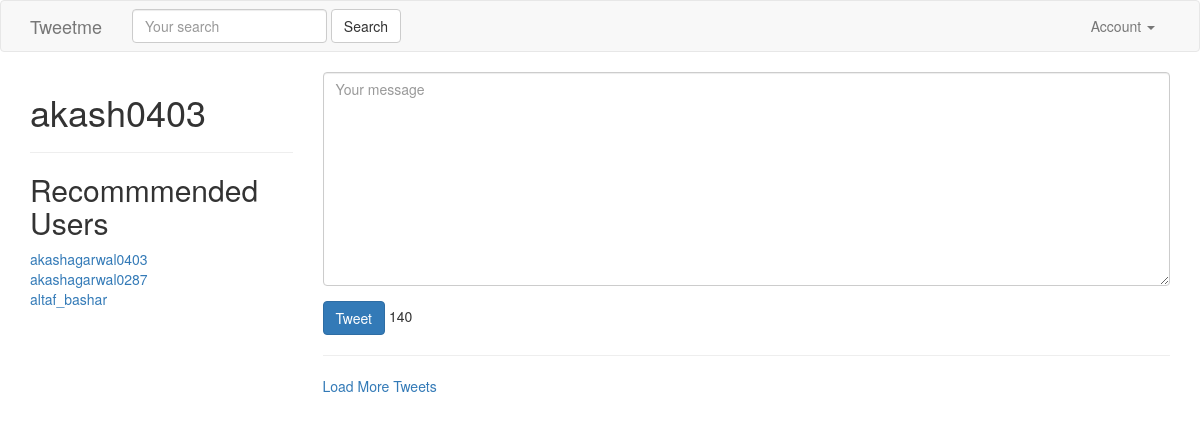
Before: / (signed in) with the older database file.
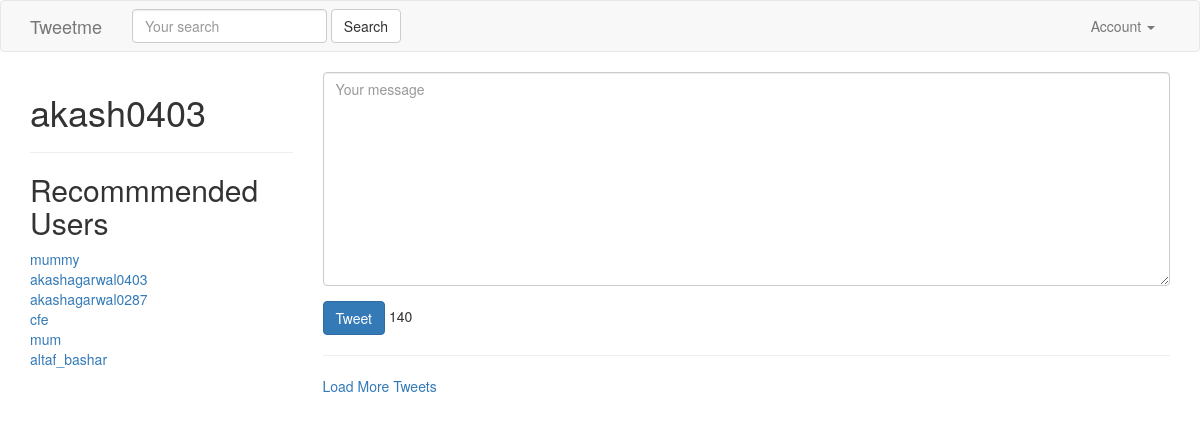
After: the same page with the newer database file.
### accounts/models.py (models this page shows, shortened)
class UserModel(models.Model):
    user = models.OneToOneField(settings.AUTH_USER_MODEL , related_name="profile" , on_delete=models.CASCADE)
    following = models.ManyToManyField(settings.AUTH_USER_MODEL , related_name="followed_by" , blank=True)
    objects = UserProfileManager()
    def get_following(self):
        users = self.following.all()
        return users.exclude(username = self.user.username)
    def get_absolute_url(self):
        return reverse("profile:user_profile" , kwargs={"username" : self.user.username})

### tweets/views.py (the view)
# urls.py: url(r'^$', TweetListView.as_view() , name="home"),
class TweetListView(LoginRequiredMixin , ListView):
    queryset = Tweet.objects.all()
    template_name  = "tweet/list_view.html"
    context_object_name = "object_list"
    def get_queryset(self,*args,**kwargs):
        qs = Tweet.objects.all()
        query = self.request.GET.get('q',None)
        if query is not None:
            qs = qs.filter(
                Q(content__icontains=query) |
                Q(user__username__icontains=query)
            )
        return qs
    def get_context_data(self , *args , **kwargs):
        context = super().get_context_data(*args,**kwargs)
        context['create_form'] = TweetForm()
        context['create_url'] = reverse("tweets:create_view")
        context['recommended_users'] = UserModel.objects.recommended(self.request.user , 10)
        return context

### tweets/forms.py
class TweetForm(forms.ModelForm):
    content = forms.CharField(label='',
                widget=forms.Textarea(
                        attrs={'placeholder': "Your message",
                            "class": "form-control"}
                    ))
    class Meta:
        model = Tweet
        fields = ['content']

### accounts/models.py (called while the page is built)
    def recommended(self , user , limit_to):
        profile = user.profile
        following = profile.get_following()
        qs = self.get_queryset().exclude(user__in=following).exclude(id=profile.id).order_by("?")[:limit_to]
        return qs

### tweets/templates/tweet/list_view.html (shortened to what this page needs)
{% extends "base.html" %}
{% block content %}
    <div class='row'>
        <div class='col-sm-3 col-xs-12'>
        <h1>{{ request.user }}</h1>
        <hr/>
        <h2>Recommmended Users</h2>
        {% for profile in recommended_users %}
            <a href='/{{ profile.user.username }}'>{{ profile.user.username }}</a><br/>
            {% empty %}
            <h4>No recommended user</h4>
        {% endfor %}
        </div>
        <div class='col-sm-9 '>
             {% if not request.GET.q %}
                <div class=''>
                    {% include "tweet/form.html" with form=create_form action_url=create_url btn_title='Tweet' form_class='tweet-form' %}
                </div>
                <hr/>
            {% endif %}
            <a href='#' id='loadmore'>Load More Tweets</a>
        </div>
    </div>
{% endblock content %}

Changed rows visible on the page:
added UserModel: user.username "mummy"
added UserModel: user.username "cfe"
added UserModel: user.username "mum"
